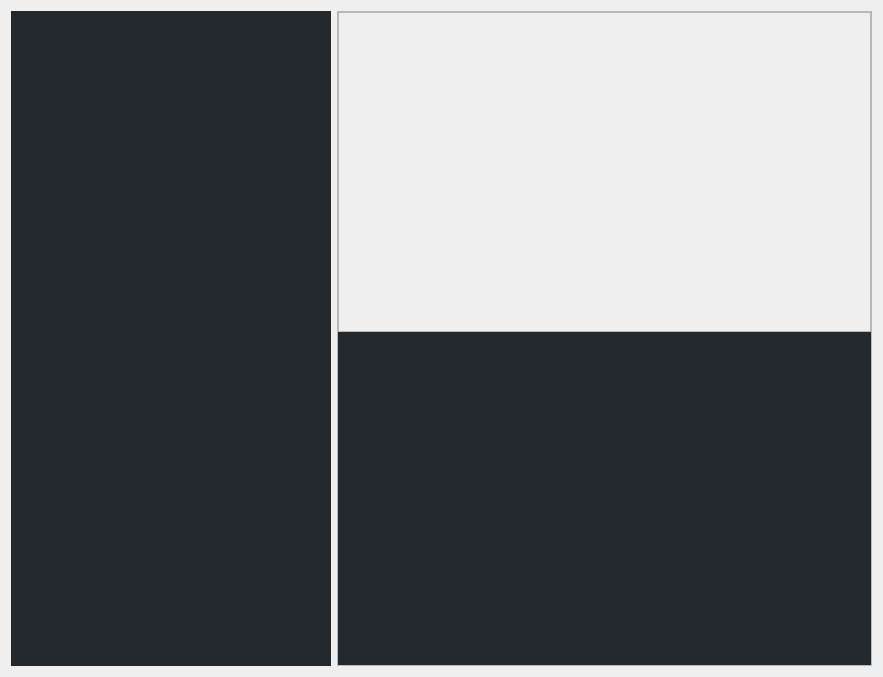
<?xml version="1.0" encoding="UTF-8"?>
<ui version="4.0">
 <class>Form</class>
 <widget class="QWidget" name="Form">
  <property name="geometry">
   <rect>
    <x>0</x>
    <y>0</y>
    <width>883</width>
    <height>677</height>
   </rect>
  </property>
  <property name="windowTitle">
   <string>Form</string>
  </property>
  <layout class="QHBoxLayout" name="horizontalLayout">
   <item>
    <widget class="QListView" name="function_list">
     <property name="maximumSize">
      <size>
       <width>320</width>
       <height>16777215</height>
      </size>
     </property>
     <property name="styleSheet">
      <string notr="true">background-color: rgb(35, 40, 44);
	border: none;</string>
     </property>
    </widget>
   </item>
   <item>
    <widget class="QFrame" name="frame">
     <property name="frameShape">
      <enum>QFrame::Shape::StyledPanel</enum>
     </property>
     <property name="frameShadow">
      <enum>QFrame::Shadow::Raised</enum>
     </property>
     <layout class="QVBoxLayout" name="verticalLayout">
      <property name="spacing">
       <number>0</number>
      </property>
      <property name="leftMargin">
       <number>0</number>
      </property>
      <property name="topMargin">
       <number>0</number>
      </property>
      <property name="rightMargin">
       <number>0</number>
      </property>
      <property name="bottomMargin">
       <number>0</number>
      </property>
      <item>
       <widget class="QFrame" name="function_view">
        <property name="minimumSize">
         <size>
          <width>0</width>
          <height>320</height>
         </size>
        </property>
        <property name="styleSheet">
         <string notr="true"/>
        </property>
        <property name="frameShape">
         <enum>QFrame::Shape::StyledPanel</enum>
        </property>
        <property name="frameShadow">
         <enum>QFrame::Shadow::Raised</enum>
        </property>
       </widget>
      </item>
      <item>
       <widget class="QStackedWidget" name="function_details">
        <property name="styleSheet">
         <string notr="true">background-color: rgb(35, 40, 44);</string>
        </property>
        <widget class="QWidget" name="page"/>
        <widget class="QWidget" name="page_2"/>
       </widget>
      </item>
     </layout>
    </widget>
   </item>
  </layout>
 </widget>
 <resources/>
 <connections/>
</ui>
